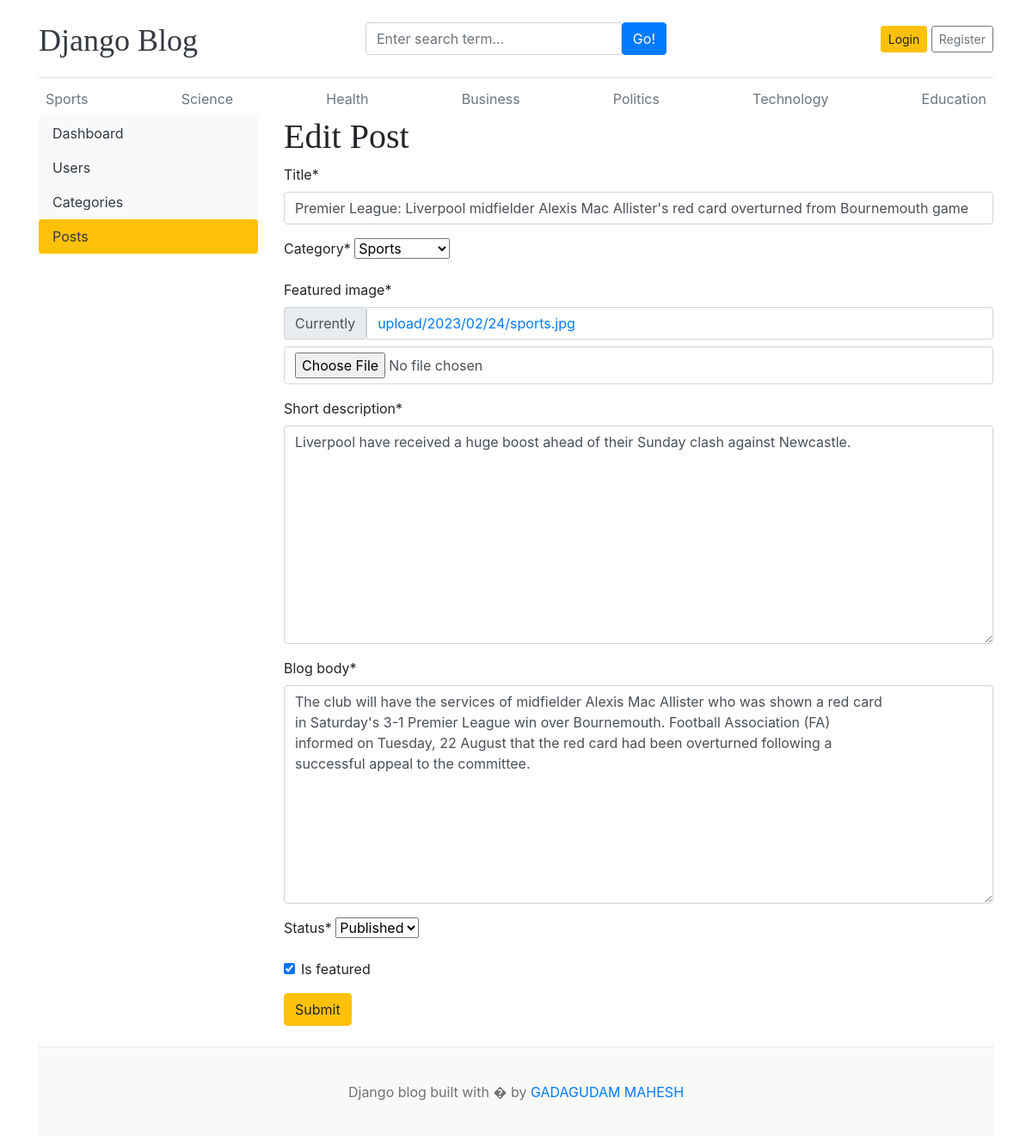
Before: /dashboard/posts/edit/1/ with the older database file.
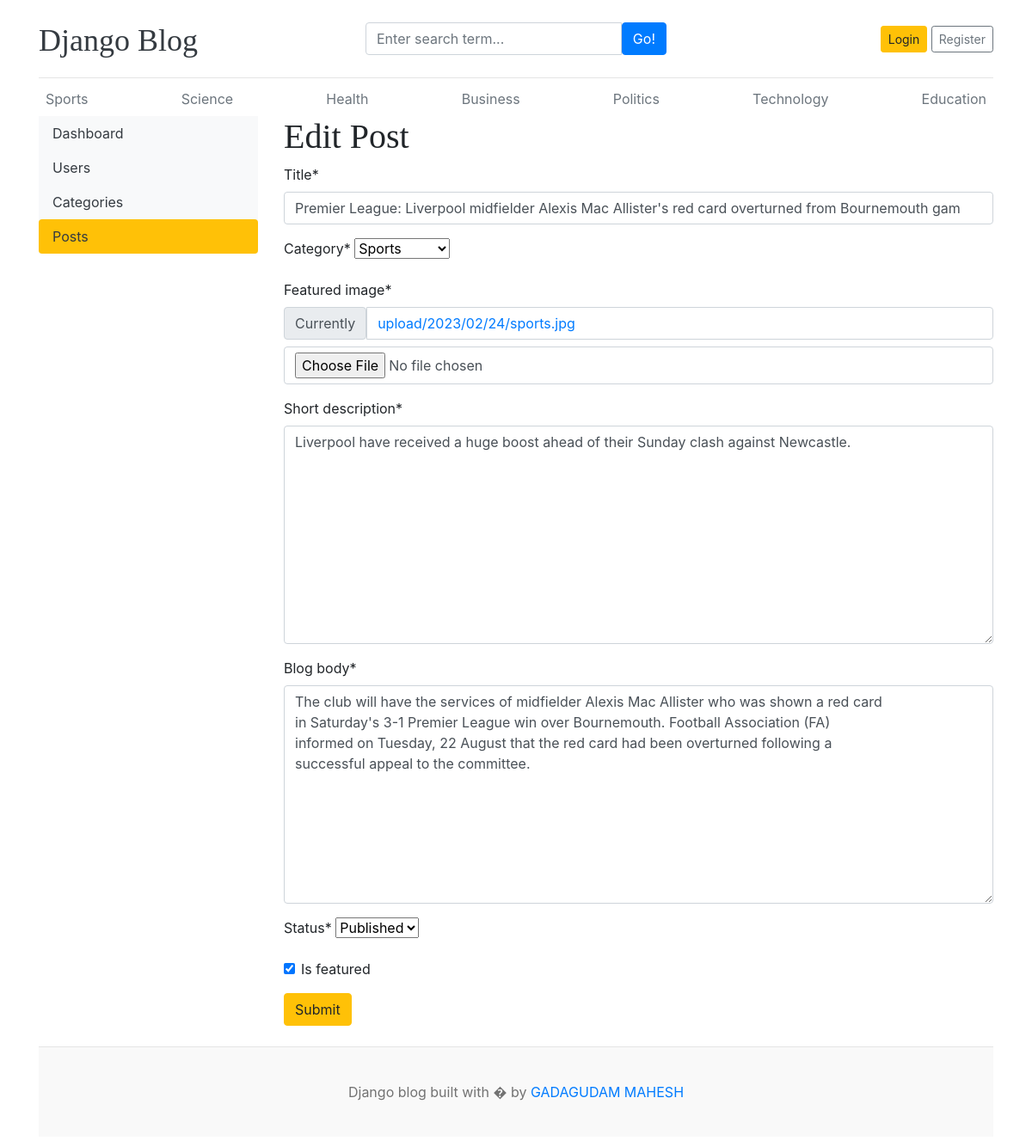
After: the same page with the newer database file.
### blog/models.py (models this page shows, shortened)
class Blog(models.Model):
    title=models.CharField(max_length=100)
    slug=models.SlugField(max_length=150,unique=True,blank=True)
    category=models.ForeignKey(Category,on_delete=models.CASCADE)
    author=models.ForeignKey(User,on_delete=models.CASCADE)
    featured_image=models.ImageField(upload_to='upload/%Y/%M/%d')
    short_description=models.TextField(max_length=2000)
    blog_body=models.TextField(max_length=5000)
    status=models.CharField(max_length=20, choices=STATUS_CHOICES,default=0)
    is_featured=models.BooleanField(default=False)
    created_at=models.DateTimeField(auto_now_add=True)
    updated_at=models.DateTimeField(auto_now=True)

### dashboards/views.py (the view, shortened to what this page needs)
# urls.py: path('posts/edit/<int:pk>/',views.edit_post,name='edit_post'),
def edit_post(request,pk):
    post=get_object_or_404(Blog,pk=pk)
    form=BlogPostForm(instance=post)
    context={
        'form':form,
        'post':post
    }
    return render(request,'dashboard/edit_post.html',context)

### dashboards/forms.py
class BlogPostForm(forms.ModelForm):
    class Meta:
        model=Blog
        fields=('title','category','featured_image','short_description','blog_body','status','is_featured')

### blog/context_processor.py (called while the page is built)
def get_categories(request):
    categories=Category.objects.all()
    return dict(categories=categories)

def get_social_links(request):
    social_links=SocialLink.objects.all()
    return dict(social_links=social_links)

### blog/models.py (called while the page is built)
    def __str__(self):
        return self.category_name

### templates/dashboard/edit_post.html (shortened to what this page needs)
{% extends 'base.html' %}
{% block content %}
{% load crispy_forms_tags %}
  <div class="row">
    {% include 'dashboard/sidebar.html' %}
    <div class="col-md-9">
      <h1>Edit Post</h1>
      <form action="{% url 'edit_post' post.id %}" method="POST" enctype="multipart/form-data">
        {{form |   crispy }}
        <button type="submit" class="btn btn-warning">Submit</button>
      </form>
      <br>
    </div>
  </div>
{% endblock %}

Changed rows visible on the page:
changed Blog "Sports": title "Premier League: Liverpool midfielder Alexis Mac Allister's red card overturned from Bournemouth game" → "Premier League: Liverpool midfielder Alexis Mac Allister's red card overturned from Bournemouth gam"
